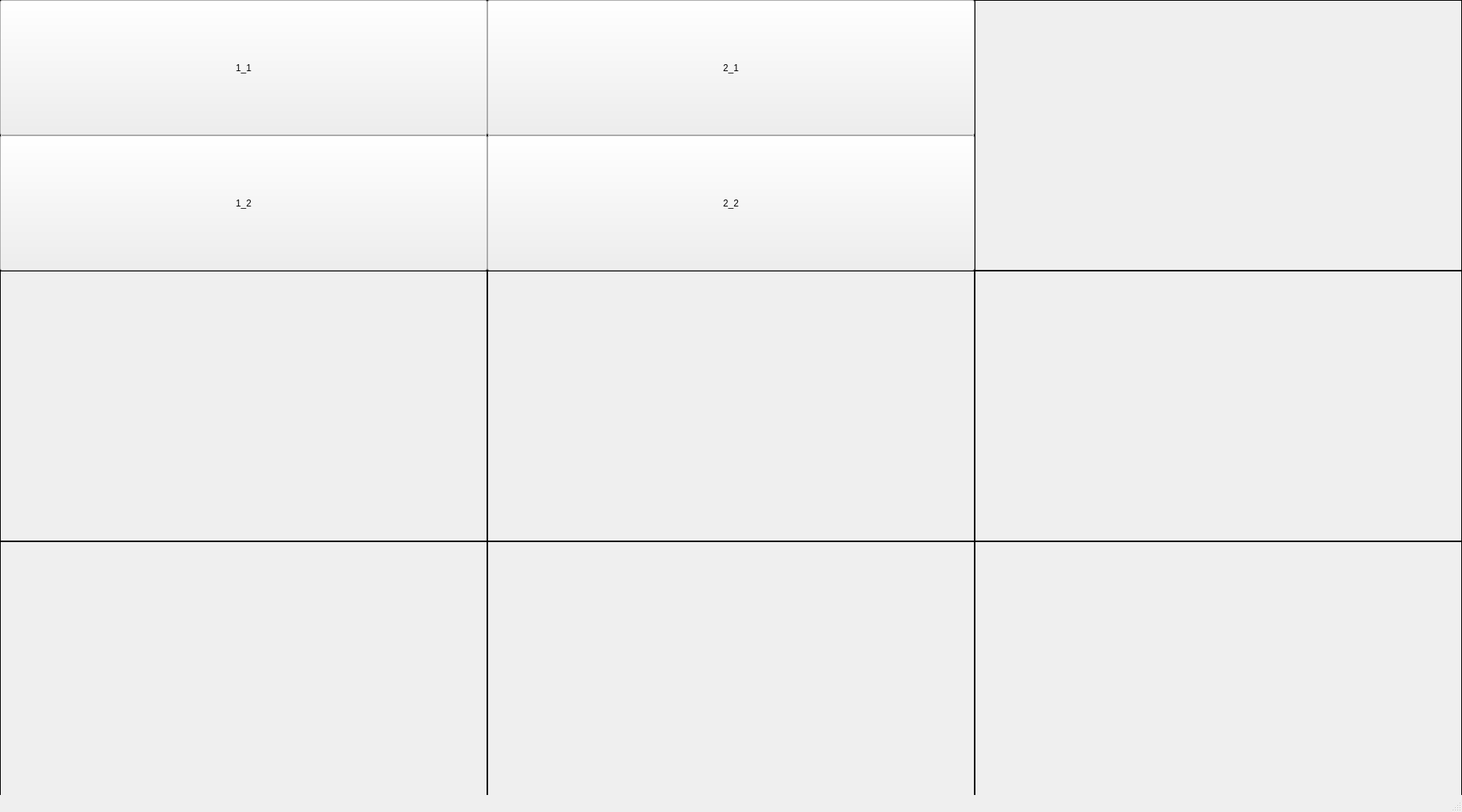
<?xml version="1.0" encoding="UTF-8"?>
<ui version="4.0">
 <class>MainWindow</class>
 <widget class="QMainWindow" name="MainWindow">
  <property name="geometry">
   <rect>
    <x>0</x>
    <y>0</y>
    <width>1890</width>
    <height>1050</height>
   </rect>
  </property>
  <property name="minimumSize">
   <size>
    <width>0</width>
    <height>0</height>
   </size>
  </property>
  <property name="mouseTracking">
   <bool>false</bool>
  </property>
  <property name="windowTitle">
   <string>DOAS PLACEHOLDER TITLE</string>
  </property>
  <widget class="QWidget" name="centralwidget">
   <widget class="QLabel" name="pic1">
    <property name="geometry">
     <rect>
      <x>0</x>
      <y>0</y>
      <width>630</width>
      <height>350</height>
     </rect>
    </property>
    <property name="frameShape">
     <enum>QFrame::Box</enum>
    </property>
    <property name="text">
     <string/>
    </property>
   </widget>
   <widget class="QLabel" name="pic2">
    <property name="geometry">
     <rect>
      <x>630</x>
      <y>0</y>
      <width>630</width>
      <height>350</height>
     </rect>
    </property>
    <property name="frameShape">
     <enum>QFrame::Box</enum>
    </property>
    <property name="text">
     <string/>
    </property>
   </widget>
   <widget class="QLabel" name="pic3">
    <property name="geometry">
     <rect>
      <x>1260</x>
      <y>0</y>
      <width>630</width>
      <height>350</height>
     </rect>
    </property>
    <property name="frameShape">
     <enum>QFrame::Box</enum>
    </property>
    <property name="text">
     <string/>
    </property>
   </widget>
   <widget class="QLabel" name="pic4">
    <property name="geometry">
     <rect>
      <x>0</x>
      <y>350</y>
      <width>630</width>
      <height>350</height>
     </rect>
    </property>
    <property name="frameShape">
     <enum>QFrame::Box</enum>
    </property>
    <property name="text">
     <string/>
    </property>
   </widget>
   <widget class="QLabel" name="pic5">
    <property name="geometry">
     <rect>
      <x>630</x>
      <y>350</y>
      <width>630</width>
      <height>350</height>
     </rect>
    </property>
    <property name="frameShape">
     <enum>QFrame::Box</enum>
    </property>
    <property name="text">
     <string/>
    </property>
   </widget>
   <widget class="QLabel" name="pic6">
    <property name="geometry">
     <rect>
      <x>1260</x>
      <y>350</y>
      <width>630</width>
      <height>350</height>
     </rect>
    </property>
    <property name="frameShape">
     <enum>QFrame::Box</enum>
    </property>
    <property name="text">
     <string/>
    </property>
   </widget>
   <widget class="QLabel" name="pic7">
    <property name="geometry">
     <rect>
      <x>0</x>
      <y>700</y>
      <width>630</width>
      <height>350</height>
     </rect>
    </property>
    <property name="frameShape">
     <enum>QFrame::Box</enum>
    </property>
    <property name="text">
     <string/>
    </property>
   </widget>
   <widget class="QLabel" name="pic8">
    <property name="geometry">
     <rect>
      <x>630</x>
      <y>700</y>
      <width>630</width>
      <height>350</height>
     </rect>
    </property>
    <property name="frameShape">
     <enum>QFrame::Box</enum>
    </property>
    <property name="text">
     <string/>
    </property>
   </widget>
   <widget class="QLabel" name="pic9">
    <property name="geometry">
     <rect>
      <x>1260</x>
      <y>700</y>
      <width>630</width>
      <height>350</height>
     </rect>
    </property>
    <property name="frameShape">
     <enum>QFrame::Box</enum>
    </property>
    <property name="text">
     <string/>
    </property>
   </widget>
   <widget class="QPushButton" name="Btn1_1">
    <property name="geometry">
     <rect>
      <x>0</x>
      <y>0</y>
      <width>630</width>
      <height>175</height>
     </rect>
    </property>
    <property name="text">
     <string>1_1</string>
    </property>
   </widget>
   <widget class="QPushButton" name="Btn1_2">
    <property name="geometry">
     <rect>
      <x>0</x>
      <y>175</y>
      <width>630</width>
      <height>175</height>
     </rect>
    </property>
    <property name="text">
     <string>1_2</string>
    </property>
   </widget>
   <widget class="QPushButton" name="Btn2_1">
    <property name="geometry">
     <rect>
      <x>630</x>
      <y>0</y>
      <width>630</width>
      <height>175</height>
     </rect>
    </property>
    <property name="text">
     <string>2_1</string>
    </property>
   </widget>
   <widget class="QPushButton" name="Btn2_2">
    <property name="geometry">
     <rect>
      <x>630</x>
      <y>175</y>
      <width>630</width>
      <height>175</height>
     </rect>
    </property>
    <property name="text">
     <string>2_2</string>
    </property>
   </widget>
  </widget>
  <widget class="QMenuBar" name="menubar">
   <property name="geometry">
    <rect>
     <x>0</x>
     <y>0</y>
     <width>1890</width>
     <height>21</height>
    </rect>
   </property>
  </widget>
  <widget class="QStatusBar" name="statusbar"/>
 </widget>
 <resources/>
 <connections/>
</ui>
